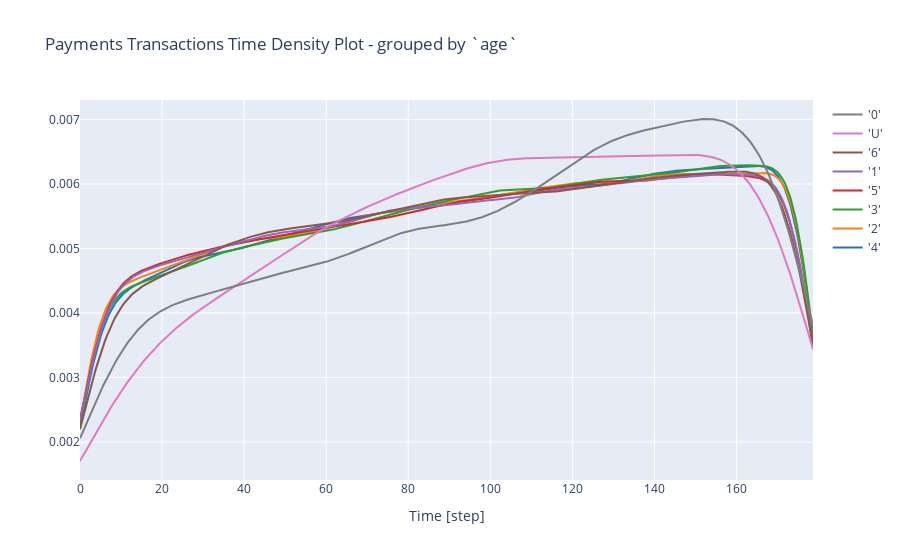

The notebook cell this image was saved under:
### Code cell
plot_distplot_grouped(data_df, 'age')

### Figure 1 — Plotly figure (JSON) as saved in the notebook; plotly's stock layout.template omitted (floating-point values rounded to 4 significant figures; data arrays with more than 128 entries replaced by an {"elided": "..."} marker saying what was removed)
{"data": [{"legendgroup": "'4'", "marker": {"color": "rgb(31, 119, 180)"}, "mode": "lines", "name": "'4'", "showlegend": true, "type": "scatter", "x": {"elided": "500 float values"}, "xaxis": "x", "y": {"elided": "500 float values"}, "yaxis": "y"}, {"legendgroup": "'2'", "marker": {"color": "rgb(255, 127, 14)"}, "mode": "lines", "name": "'2'", "showlegend": true, "type": "scatter", "x": {"elided": "500 float values"}, "xaxis": "x", "y": {"elided": "500 float values"}, "yaxis": "y"}, {"legendgroup": "'3'", "marker": {"color": "rgb(44, 160, 44)"}, "mode": "lines", "name": "'3'", "showlegend": true, "type": "scatter", "x": {"elided": "500 float values"}, "xaxis": "x", "y": {"elided": "500 float values"}, "yaxis": "y"}, {"legendgroup": "'5'", "marker": {"color": "rgb(214, 39, 40)"}, "mode": "lines", "name": "'5'", "showlegend": true, "type": "scatter", "x": {"elided": "500 float values"}, "xaxis": "x", "y": {"elided": "500 float values"}, "yaxis": "y"}, {"legendgroup": "'1'", "marker": {"color": "rgb(148, 103, 189)"}, "mode": "lines", "name": "'1'", "showlegend": true, "type": "scatter", "x": {"elided": "500 float values"}, "xaxis": "x", "y": {"elided": "500 float values"}, "yaxis": "y"}, {"legendgroup": "'6'", "marker": {"color": "rgb(140, 86, 75)"}, "mode": "lines", "name": "'6'", "showlegend": true, "type": "scatter", "x": {"elided": "500 float values"}, "xaxis": "x", "y": {"elided": "500 float values"}, "yaxis": "y"}, {"legendgroup": "'U'", "marker": {"color": "rgb(227, 119, 194)"}, "mode": "lines", "name": "'U'", "showlegend": true, "type": "scatter", "x": {"elided": "500 float values"}, "xaxis": "x", "y": {"elided": "500 float values"}, "yaxis": "y"}, {"legendgroup": "'0'", "marker": {"color": "rgb(127, 127, 127)"}, "mode": "lines", "name": "'0'", "showlegend": true, "type": "scatter", "x": {"elided": "500 float values"}, "xaxis": "x", "y": {"elided": "500 float values"}, "yaxis": "y"}], "layout": {"barmode": "overlay", "hovermode": "closest", "legend": {"traceorder": "reversed"}, "title": {"text": "Payments Transactions Time Density Plot - grouped by `age`"}, "xaxis": {"anchor": "y2", "domain": [0, 1], "title": {"text": "Time [step]"}, "zeroline": false}, "yaxis": {"anchor": "free", "domain": [0, 1], "position": 0}}}
